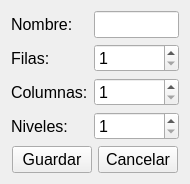
<?xml version="1.0" encoding="UTF-8"?>
<ui version="4.0">
 <class>ui_vitrina_agregar</class>
 <widget class="QWidget" name="ui_vitrina_agregar">
  <property name="geometry">
   <rect>
    <x>0</x>
    <y>0</y>
    <width>190</width>
    <height>149</height>
   </rect>
  </property>
  <property name="font">
   <font>
    <pointsize>12</pointsize>
   </font>
  </property>
  <property name="windowTitle">
   <string>Form</string>
  </property>
  <layout class="QGridLayout" name="gridLayout">
   <item row="0" column="0">
    <layout class="QGridLayout" name="gridLayout_2">
     <item row="0" column="0">
      <widget class="QLabel" name="label_24">
       <property name="text">
        <string>Nombre:</string>
       </property>
      </widget>
     </item>
     <item row="0" column="1">
      <widget class="QLineEdit" name="textAlias"/>
     </item>
     <item row="1" column="0">
      <widget class="QLabel" name="label_28">
       <property name="text">
        <string>Filas:</string>
       </property>
      </widget>
     </item>
     <item row="1" column="1">
      <widget class="QSpinBox" name="spinBoxFilas">
       <property name="minimum">
        <number>1</number>
       </property>
      </widget>
     </item>
     <item row="2" column="0">
      <widget class="QLabel" name="label_22">
       <property name="text">
        <string>Columnas:</string>
       </property>
      </widget>
     </item>
     <item row="2" column="1">
      <widget class="QSpinBox" name="spinBoxcolumnas">
       <property name="minimum">
        <number>1</number>
       </property>
      </widget>
     </item>
     <item row="3" column="0">
      <widget class="QLabel" name="label_23">
       <property name="text">
        <string>Niveles:</string>
       </property>
      </widget>
     </item>
     <item row="3" column="1">
      <widget class="QSpinBox" name="spinBoxniveles">
       <property name="minimum">
        <number>1</number>
       </property>
      </widget>
     </item>
     <item row="4" column="0" colspan="2">
      <layout class="QHBoxLayout" name="horizontalLayout">
       <item>
        <spacer name="horizontalSpacer_2">
         <property name="orientation">
          <enum>Qt::Horizontal</enum>
         </property>
         <property name="sizeHint" stdset="0">
          <size>
           <width>40</width>
           <height>20</height>
          </size>
         </property>
        </spacer>
       </item>
       <item>
        <widget class="QPushButton" name="guardar">
         <property name="text">
          <string>Guardar</string>
         </property>
        </widget>
       </item>
       <item>
        <widget class="QPushButton" name="cancelar">
         <property name="text">
          <string>Cancelar</string>
         </property>
        </widget>
       </item>
       <item>
        <spacer name="horizontalSpacer">
         <property name="orientation">
          <enum>Qt::Horizontal</enum>
         </property>
         <property name="sizeHint" stdset="0">
          <size>
           <width>40</width>
           <height>20</height>
          </size>
         </property>
        </spacer>
       </item>
      </layout>
     </item>
    </layout>
   </item>
  </layout>
 </widget>
 <resources/>
 <connections/>
</ui>
